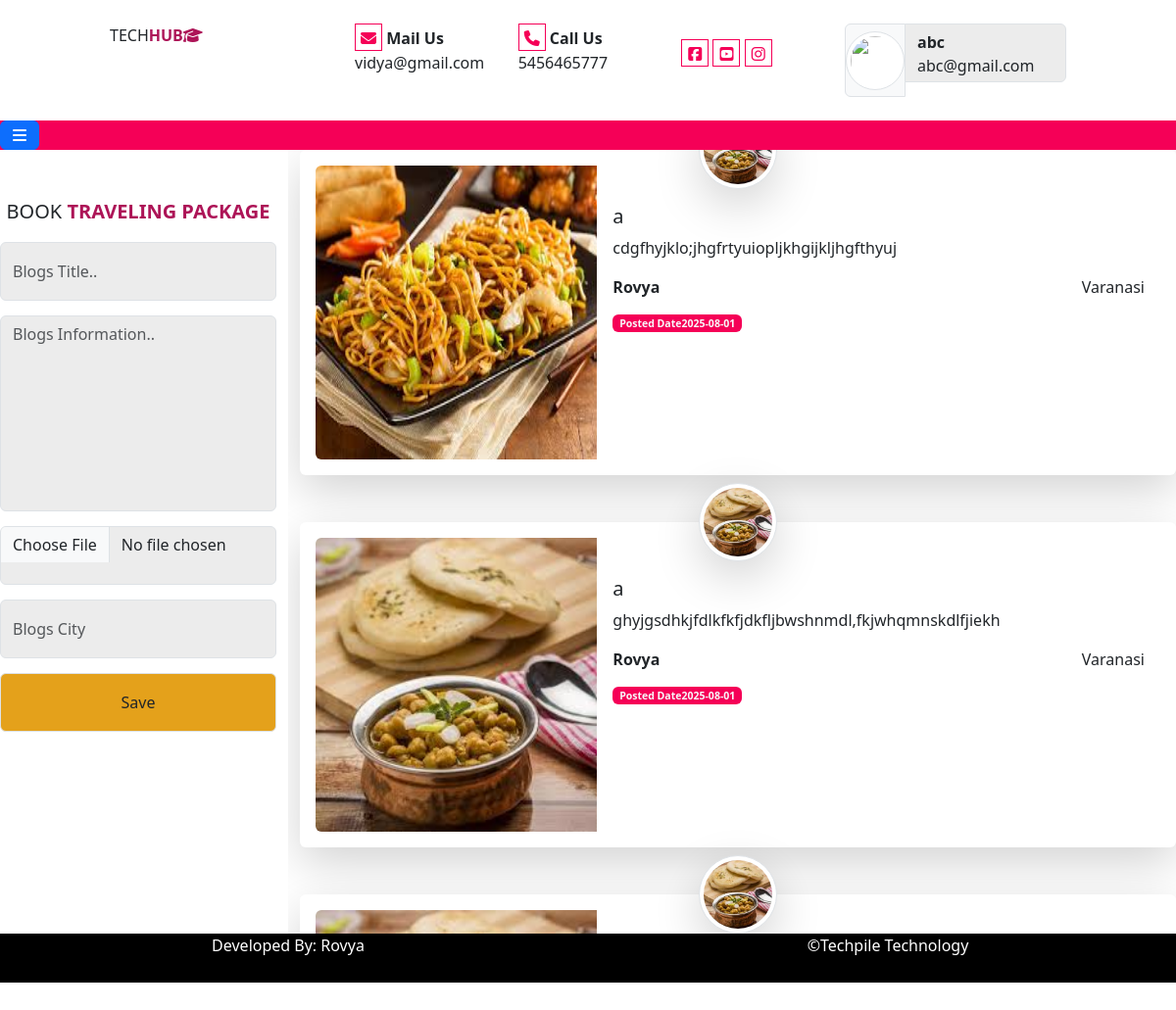
/blogger/myblogs/ (signed in), run on the app's committed database.
### user/models.py (models this page shows)
class tblblogs(models.Model):
        name=models.CharField(max_length=50,null=True)
        email=models.CharField(max_length=50,null=True)
        user_pic=models.CharField(max_length=200,null=True)
        title=models.TextField(null=True)
        description=models.TextField(null=True)
        picture=models.ImageField(upload_to="static/blogs/",null=True,blank=True)
        city=models.CharField(max_length=50,null=True)
        posteddate=models.CharField(max_length=100,null=True)

### blogger/views.py (the view, shortened to what this page needs)
# urls.py: path("myblogs/",views.myblogs),
def myblogs(request):
    email=request.session.get("email")
    username=request.session.get("name")
    userpic=request.session.get("userpic")
    bdata=tblblogs.objects.all().filter(email=email).order_by("-id")
    d={}
    d["blogs"]=bdata
    return render(request,"blogger/myblogs.html",d)

### templates/blogger/myblogs.html (shortened to what this page needs)
{% extends 'blogger_base.html' %}
{% load static %}
{% block content %}
<div class="row">
    <div class="col-sm-3">
         <p class="fs-5 text-uppercase text-center mt-5">Book<b class="text-mycolor1"> Traveling Package</b></p>
        <form method="post" enctype="multipart/form-data">
            <input type="text" class="form-control" placeholder="Blogs Title.." name="title"/>
           <textarea name="info" class="form-control" placeholder="Blogs Information.." style="height: 200px;resize: none;"></textarea>
            <input type="file" name="fu" class="form-control"/>
            <input type="text" name="city" class="form-control" placeholder="Blogs City"/>
            <input type="submit" class="form-control"
             style="background: #e4a11b !important;" value="Save"/>
        </form>
        </div>
        <div class="col-sm-9" style="height: 800px; overflow:auto;">
            {% for r in blogs %}
          <div class="card mb-5 border border-0 shadow-lg p-3">
            <div class="row g-0">
            <div class="col-sm-4">
              <img src="/{{r.picture}}" class="img-fluid rounded-start cating" style="min-height: 300px;" alt="...">
            </div>
            <div class="col-sm-8">
              <div class="card-body">
                <img src="/{{r.user_pic}}" style="height: 80px;width:80px ;" class="img-thumbnail rounded-circle position-absolute top-0 start-50 translate-middle shadow-lg"/>
                <h5 class="card-title pt-4">{{r.title}}</h5>
                <p class="card-text">{{r.description}}</p>
                <p class="card-text"><b>{{r.name}}</b>
                 <span class="float-end">{{r.city}}</span>
                 </p>
                 <p class="card-text"><small class="text-body-secondary">
                  <span class="bg-mycolor1 badge text-light"><b>Posted Date</b>{{r.posteddate}}</span>
                 </small></p>
              </div>
            </div>
            </div>
          </div>
          {% endfor %}
        </div>
</div>
{% endblock %}

### templates/blogger_base.html (style rules this page uses)
.bg-mycolor1 { background: #F50057; }
.text-mycolor1 { color: #AD1457; }

### templates/blogger/myblogs.html (style rules this page uses)
.form-control { height: 60px; margin-bottom:15px; background: #ececec; }

### data on the page
tblblogs: picture (picture), user_pic (picture), title "a", description "cdgfhyjklo;jhgfrtyuiopljkhgijkljhgfthyuj", name "Rovya", city "Varanasi", posteddate "2025-08-01"
tblblogs: picture (picture), user_pic (picture), title "a", description "ghyjgsdhkjfdlkfkfjdkfljbwshnmdl,fkjwhqmnskdlfjiekh", name "Rovya", city "Varanasi", posteddate "2025-08-01"
tblblogs: picture (picture), user_pic (picture)

### other printed values
{{ request.session.name }} "abc"
{{ request.session.email }} "abc@gmail.com"
